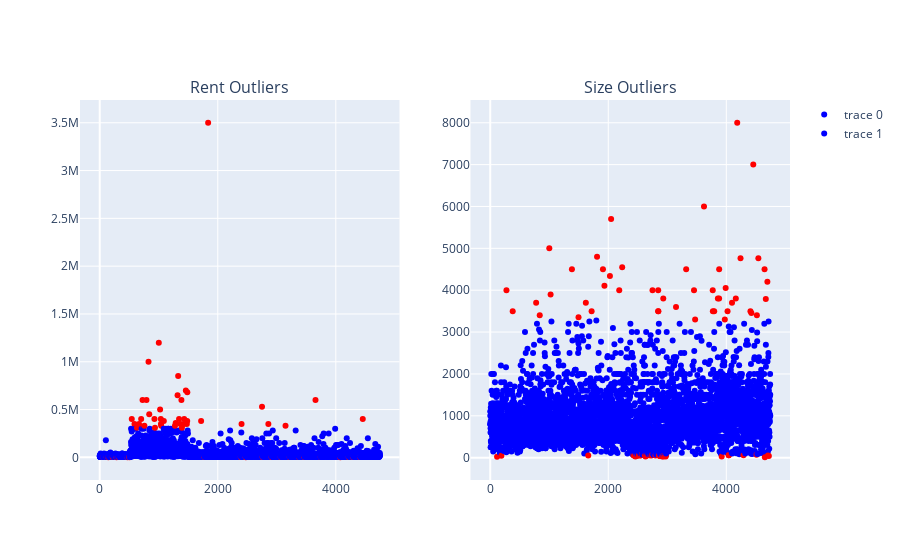

This figure's notebook cell:
### Markdown cell above
## Outlier Dedection and Dropout

### Code cell
def outliers(df):
    outliers={}
    outliers_titles=[i for i in df.columns]
    col_max=3
    if len(df.columns)<col_max: col_max=len(df.columns)
    row_max=int(len(df.columns)/col_max)+(len(df.columns)%col_max)
    fig = make_subplots(rows=row_max, cols=col_max,subplot_titles=[i+' Outliers' for i in df.columns])
    col_n=0
    row_n=1
    
    for num,col in enumerate(df):
        from scipy.stats import iqr
        iqr=iqr(df[col])
        lower=np.quantile(df[col],0.01)
        upper=np.quantile(df[col],0.99)
        #filt=((df[col]<lower_threshold) | (df[col]>upper_threshold))
        outliers[outliers_titles[num]]=df[((df[col] < lower) |(df[col] > upper))]
        def setColor(y,lower,upper):    
            if (y>upper) | (y<lower):
                return "red"
            else:
                return "blue"
        col_n=col_n+1
        if col_n==col_max+1:
            col_n=1
            row_n=row_n+1
        if row_n==row_max+1:
            row_n=1
        fig.add_trace(go.Scatter(
                        y=df[col],
                        mode='markers',
                        marker=dict(color=[setColor(y,lower,upper) for y in df[col]])
                    ),
                    row=row_n,col=col_n    
                          )
    fig.show()
    return outliers
out=outliers(csv[num_col])

### Figure 1 — Plotly figure (JSON) as saved in the notebook; plotly's stock layout.template omitted (floating-point values rounded to 4 significant figures; data arrays with more than 128 entries replaced by an {"elided": "..."} marker saying what was removed)
{"data": [{"marker": {"color": {"elided": "4746 str values"}}, "mode": "markers", "y": {"elided": "4746 int values"}, "type": "scatter", "xaxis": "x", "yaxis": "y"}, {"marker": {"color": {"elided": "4746 str values"}}, "mode": "markers", "y": {"elided": "4746 int values"}, "type": "scatter", "xaxis": "x2", "yaxis": "y2"}], "layout": {"xaxis": {"anchor": "y", "domain": [0, 0.45], "range": [-307.6, 5053.0], "autorange": true}, "yaxis": {"anchor": "x", "domain": [0, 1], "type": "linear", "range": [-255100.0, 3756000.0], "autorange": true}, "xaxis2": {"anchor": "y2", "domain": [0.55, 1], "range": [-307.6, 5053.0], "autorange": true}, "yaxis2": {"anchor": "x2", "domain": [0, 1], "type": "linear", "range": [-575.3, 8585.0], "autorange": true}, "annotations": [{"font": {"size": 16}, "showarrow": false, "text": "Rent Outliers", "x": 0.225, "xanchor": "center", "xref": "paper", "y": 1, "yanchor": "bottom", "yref": "paper"}, {"font": {"size": 16}, "showarrow": false, "text": "Size Outliers", "x": 0.775, "xanchor": "center", "xref": "paper", "y": 1, "yanchor": "bottom", "yref": "paper"}], "autosize": true}}
